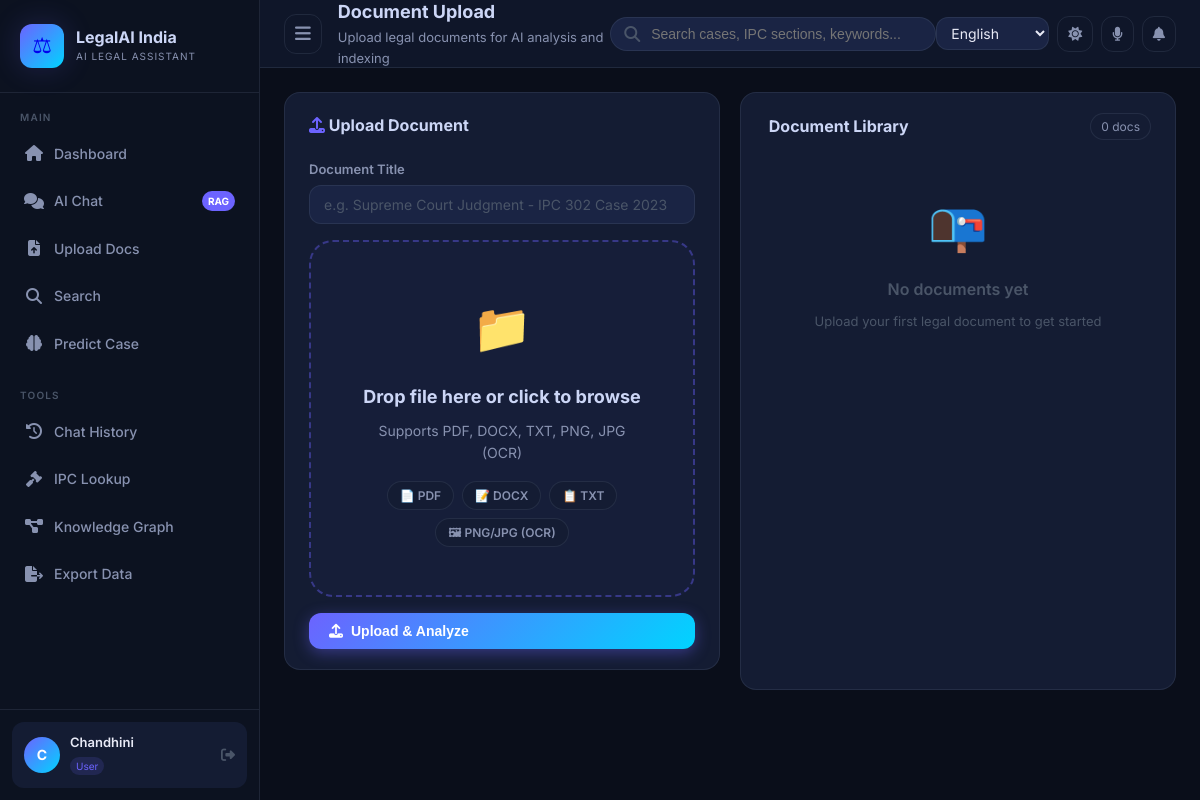
Screenshot of /document/1 (signed in) with the database file from the repository.
### schema.py (models this page shows, shortened)
class User(UserMixin, db.Model):
    __tablename__ = "users"
    id: Mapped[int] = mapped_column(Integer, primary_key=True)
    username: Mapped[str] = mapped_column(String(80), unique=True, nullable=False, index=True)
    email: Mapped[str] = mapped_column(String(120), unique=True, nullable=False, index=True)
    password_hash: Mapped[str] = mapped_column(String(256), nullable=False)
    role: Mapped[str] = mapped_column(String(20), default="user", nullable=False)
    full_name: Mapped[Optional[str]] = mapped_column(String(150), nullable=True)
    is_active: Mapped[bool] = mapped_column(Boolean, default=True, nullable=False)
    is_verified: Mapped[bool] = mapped_column(Boolean, default=True, nullable=False)
    profile_pic: Mapped[Optional[str]] = mapped_column(String(255), nullable=True)
    last_login: Mapped[Optional[datetime]] = mapped_column(DateTime, nullable=True)
    created_at: Mapped[datetime] = mapped_column(DateTime, default=datetime.utcnow, nullable=False)
    updated_at: Mapped[Optional[datetime]] = mapped_column(
        DateTime, default=datetime.utcnow, onupdate=datetime.utcnow
    )
    documents: Mapped[list["Document"]] = relationship("Document", backref="owner", lazy="dynamic")
    chats: Mapped[list["ChatHistory"]] = relationship("ChatHistory", backref="user", lazy="dynamic")
    searches: Mapped[list["SearchHistory"]] = relationship("SearchHistory", backref="user", lazy="dynamic")
    predictions: Mapped[list["Prediction"]] = relationship("Prediction", backref="user", lazy="dynamic")

### app.py (the view)
@app.route("/document/<int:doc_id>")
@login_required
def document_detail(doc_id):
    doc = Document.query.get_or_404(doc_id)
    try:
        from nlp_engine import extract_timeline
        timeline = extract_timeline(doc.content or "")
    except Exception:
        timeline = []
    return render_template("document_detail.html" if Path("templates/document_detail.html").exists()
                           else "upload.html", doc=doc.to_dict(), timeline=timeline)

### app.py (called while the page is built)
@login_manager.user_loader
def load_user(user_id):
    return User.query.get(int(user_id))

@app.context_processor
def inject_globals():
    return {
        "app_name": "⚖ LegalAI India",
        "supported_languages": SUPPORTED_LANGUAGES,
        "case_categories": CASE_CATEGORIES,
        "current_year": datetime.now().year,
        "ollama_models": OLLAMA_AVAILABLE_MODELS,
        "enable_voice": ENABLE_VOICE,
        "enable_ocr": ENABLE_OCR,
        "enable_translation": ENABLE_TRANSLATION,
    }

### nlp_engine.py (called while the page is built, shortened)
def extract_timeline(text: str) -> List[Dict]:
    dates = extract_dates(text)
    timeline = []
    def sort_key(item):
        years = re.findall(r'\d{4}', item['date'])
        return years[0] if years else "0"
    return sorted(timeline, key=sort_key)

### schema.py (called while the page is built)
    def to_dict(self) -> dict:
        return {
            "id": self.id,
            "title": self.title,
            "filename": self.filename,
            "file_type": self.file_type,
            "file_size": self.file_size,
            "summary": self.summary or "",
            "keywords": json.loads(self.keywords) if self.keywords else [],
            "case_type": self.case_type or "Unknown",
            "ipc_sections": json.loads(self.ipc_sections) if self.ipc_sections else [],
            "judges": json.loads(self.judges) if self.judges else [],
            "is_indexed": self.is_indexed,
            "is_favorite": self.is_favorite,
            "word_count": self.word_count,
            "chunk_count": self.chunk_count,
            "created_at": str(self.created_at),
        }

### utils.py (called while the page is built)
def extract_dates(text: str) -> list:
    patterns = [
        r'\b\d{1,2}[/-]\d{1,2}[/-]\d{2,4}\b',
        r'\b\d{1,2}\s+(?:Jan|Feb|Mar|Apr|May|Jun|Jul|Aug|Sep|Oct|Nov|Dec)\w*\s+\d{4}\b',
        r'\b(?:January|February|March|April|May|June|July|August|September|October|November|December)\s+\d{1,2},?\s+\d{4}\b',
    ]
    dates = []
    for p in patterns:
        dates.extend(re.findall(p, text, re.IGNORECASE))
    return list(set(dates))

### templates/upload.html (shortened to what this page needs)
{% extends "base.html" %}
{% block page_title %}Document Upload{% endblock %}
{% block page_subtitle %}Upload legal documents for AI analysis and indexing{% endblock %}
{% block content %}
<div class="grid grid-2">
  <div>
    <div class="card" style="margin-bottom:20px;">
      <div class="card-header"><span class="card-title"><i class="fas fa-upload" style="color:var(--accent-primary)"></i> Upload Document</span></div>
      <div class="card-body">
        <form id="uploadForm" enctype="multipart/form-data">
          <div class="form-group">
            <label class="form-label">Document Title</label>
            <input type="text" name="title" id="docTitle" class="form-control" placeholder="e.g. Supreme Court Judgment - IPC 302 Case 2023">
          </div>
          <div class="upload-zone" id="uploadZone" onclick="document.getElementById('fileInput').click()">
            <div class="upload-icon">📁</div>
            <div class="upload-title">Drop file here or click to browse</div>
            <div class="upload-subtitle">Supports PDF, DOCX, TXT, PNG, JPG (OCR)</div>
            <div class="upload-formats">
              <span class="format-badge">📄 PDF</span>
              <span class="format-badge">📝 DOCX</span>
              <span class="format-badge">📋 TXT</span>
              <span class="format-badge">🖼 PNG/JPG (OCR)</span>
            </div>
          </div>
          <button type="submit" class="btn btn-primary w-full" style="margin-top:16px;" id="uploadBtn">
            <i class="fas fa-upload"></i> Upload & Analyze
          </button>
        </form>
      </div>
    </div>
  </div>
  <div class="card">
    <div class="card-header">
      <span class="card-title"> Document Library</span>
      <span class="tag">{{ documents | length }} docs</span>
    </div>
    <div class="card-body" style="padding:0;max-height:700px;overflow-y:auto;">
      {% if documents %}
      {% for doc in documents %}
      <div class="flex items-center gap-2" id="doc-{{ doc.id }}" style="padding:14px 20px;border-bottom:1px solid var(--border-color);transition:var(--transition);cursor:pointer;" onmouseover="this.style.background='var(--bg-card-hover)'" onmouseout="this.style.background=''">
        <div style="font-size:24px;flex-shrink:0;">
          {% if doc.file_type == 'pdf' %}📄
          {% elif doc.file_type == 'docx' %}📝
          {% elif doc.file_type in ['png','jpg','jpeg'] %}🖼
          {% else %}📋{% endif %}
        </div>
        <div style="flex:1;min-width:0;">
          <div style="font-size:13px;font-weight:600;color:var(--text-heading);white-space:nowrap;overflow:hidden;text-overflow:ellipsis;">
            {{ doc.title }}
          </div>
          <div class="flex gap-2" style="margin-top:4px;align-items:center;flex-wrap:wrap;">
            {% if doc.case_type %}
            <span class="result-badge badge-{{ doc.case_type.lower().replace(' ','') }}" style="font-size:10px;padding:1px 6px;">{{ doc.case_type }}</span>
            {% endif %}
            <span style="font-size:11px;color:var(--text-muted);">{{ doc.word_count or 0 }} words</span>
            <span style="font-size:11px;color:var(--text-muted);">{{ doc.created_at | format_date }}</span>
          </div>
        </div>
        <div class="flex gap-2" style="flex-shrink:0;">
          {% if doc.is_indexed %}
          <span title="Indexed in ChromaDB" style="color:var(--accent-green);font-size:14px;">✓</span>
          {% endif %}
          {% if doc.is_favorite %}
          <span style="color:var(--accent-gold);font-size:14px;">⭐</span>
          {% endif %}
          <button onclick="toggleFavorite({{ doc.id }}, this)" class="btn btn-ghost btn-sm btn-icon" title="Favorite" style="font-size:14px;">
            {% if doc.is_favorite %}⭐{% else %}☆{% endif %}
          </button>
          <button onclick="deleteDocument({{ doc.id }}, '{{ doc.title }}')" class="btn btn-ghost btn-sm btn-icon" title="Delete" style="color:var(--accent-red);">
            <i class="fas fa-trash"></i>
          </button>
        </div>
      </div>
      {% endfor %}
      {% else %}
      <div style="text-align:center;padding:48px;color:var(--text-muted);">
        <div style="font-size:48px;margin-bottom:12px;">📭</div>
        <div style="font-size:16px;font-weight:600;margin-bottom:8px;">No documents yet</div>
        <div style="font-size:13px;">Upload your first legal document to get started</div>
      </div>
      {% endif %}
    </div>
  </div>
</div>
{% endblock %}

### templates/base.html (shortened to what this page needs)
<!DOCTYPE html>
<html lang="en" data-theme="dark">
<head>
  <link rel="stylesheet" href="https://cdnjs.cloudflare.com/ajax/libs/font-awesome/6.5.0/css/all.min.css">
  <link rel="stylesheet" href="{{ url_for('static', filename='style.css') }}">
</head>
<body>
{% if current_user.is_authenticated %}
<div class="app-wrapper">
  <aside class="sidebar" id="sidebar">
    <a href="{{ url_for('index') }}" class="sidebar-logo">
      <div class="logo-icon">⚖</div>
      <div class="logo-text">
        <div class="logo-title">LegalAI India</div>
        <div class="logo-subtitle">AI Legal Assistant</div>
      </div>
    </a>
    <nav class="sidebar-nav">
      <div class="nav-section">
        <div class="nav-section-title">Main</div>
        <a href="{{ url_for('index') }}" class="nav-item {% if request.endpoint == 'index' %}active{% endif %}">
          <span class="nav-icon"><i class="fas fa-home"></i></span>
          <span>Dashboard</span>
        </a>
        <a href="{{ url_for('chat') }}" class="nav-item {% if request.endpoint == 'chat' %}active{% endif %}">
          <span class="nav-icon"><i class="fas fa-comments"></i></span>
          <span>AI Chat</span>
          <span class="nav-badge">RAG</span>
        </a>
        <a href="{{ url_for('upload') }}" class="nav-item {% if request.endpoint == 'upload' %}active{% endif %}">
          <span class="nav-icon"><i class="fas fa-file-upload"></i></span>
          <span>Upload Docs</span>
        </a>
        <a href="{{ url_for('search') }}" class="nav-item {% if request.endpoint == 'search' %}active{% endif %}">
          <span class="nav-icon"><i class="fas fa-search"></i></span>
          <span>Search</span>
        </a>
        <a href="{{ url_for('predict') }}" class="nav-item {% if request.endpoint == 'predict' %}active{% endif %}">
          <span class="nav-icon"><i class="fas fa-brain"></i></span>
          <span>Predict Case</span>
        </a>
      </div>
      <div class="nav-section">
        <div class="nav-section-title">Tools</div>
        <a href="{{ url_for('history') }}" class="nav-item {% if request.endpoint == 'history' %}active{% endif %}">
          <span class="nav-icon"><i class="fas fa-history"></i></span>
          <span>Chat History</span>
        </a>
        <a href="/search?mode=ipc" class="nav-item">
          <span class="nav-icon"><i class="fas fa-gavel"></i></span>
          <span>IPC Lookup</span>
        </a>
        <a href="#" onclick="toggleKnowledgeGraph(event)" class="nav-item">
          <span class="nav-icon"><i class="fas fa-project-diagram"></i></span>
          <span>Knowledge Graph</span>
        </a>
        <a href="{{ url_for('export_docs_csv') }}" class="nav-item">
          <span class="nav-icon"><i class="fas fa-file-export"></i></span>
          <span>Export Data</span>
        </a>
      </div>
    </nav>
    <div class="sidebar-footer">
      <div class="user-card" onclick="location.href='{{ url_for('logout') }}'">
        <div class="user-avatar">
          {{ (current_user.full_name or current_user.username)[0].upper() }}
        </div>
        <div class="user-info">
          <div class="user-name">{{ current_user.full_name or current_user.username }}</div>
          <span class="user-role">{{ current_user.role }}</span>
        </div>
        <i class="fas fa-sign-out-alt" style="color: var(--text-muted); font-size: 14px;"></i>
      </div>
    </div>
  </aside>
  <main class="main-content">
    <header class="topbar">
      <div class="topbar-left">
        <button onclick="toggleSidebar()" class="btn btn-ghost btn-icon" style="font-size:18px;">
          <i class="fas fa-bars"></i>
        </button>
        <div>
          <div class="page-title">{% block page_title %}Dashboard{% endblock %}</div>
          <div class="page-subtitle">{% block page_subtitle %}AI Legal Assistant for Indian Law{% endblock %}</div>
        </div>
      </div>
      <div class="topbar-search">
        <i class="fas fa-search search-icon"></i>
        <input type="text" placeholder="Search cases, IPC sections, keywords..."
               id="globalSearch" onkeydown="if(event.key==='Enter') window.location='/search?q='+this.value">
      </div>
      <div class="topbar-actions">
        <select id="langSelector" class="form-control" style="width:auto;padding:6px 10px;" onchange="setLanguage(this.value)">
          {% for code, name in supported_languages.items() %}
          <option value="{{ code }}" {% if code == 'en' %}selected{% endif %}>{{ name }}</option>
          {% endfor %}
        </select>
        <button onclick="toggleTheme()" class="btn btn-ghost btn-icon" id="themeToggle" data-tooltip="Toggle Theme">
          <i class="fas fa-moon" id="themeIcon"></i>
        </button>
        {% if enable_voice %}
        <button onclick="toggleVoice()" class="btn btn-ghost btn-icon" id="voiceBtn" data-tooltip="Voice Input">
          <i class="fas fa-microphone"></i>
        </button>
        {% endif %}
        <button class="btn btn-ghost btn-icon" data-tooltip="Notifications">
          <i class="fas fa-bell"></i>
        </button>
      </div>
    </header>
    <div class="content-area">
      {% block content %}{% endblock %}
    </div>
  </main>
</div>
{% else %}
{% block auth_content %}{% endblock %}
{% endif %}
</body>
</html>

### templates/base.html (style rules this page uses)
html { transition: color-scheme 0.3s; }

### rows the page displays
User: full_name "C", full_name "Chandhini", role "User"

### other values shown
{{ documents | length }} "0"
form field value "English"
